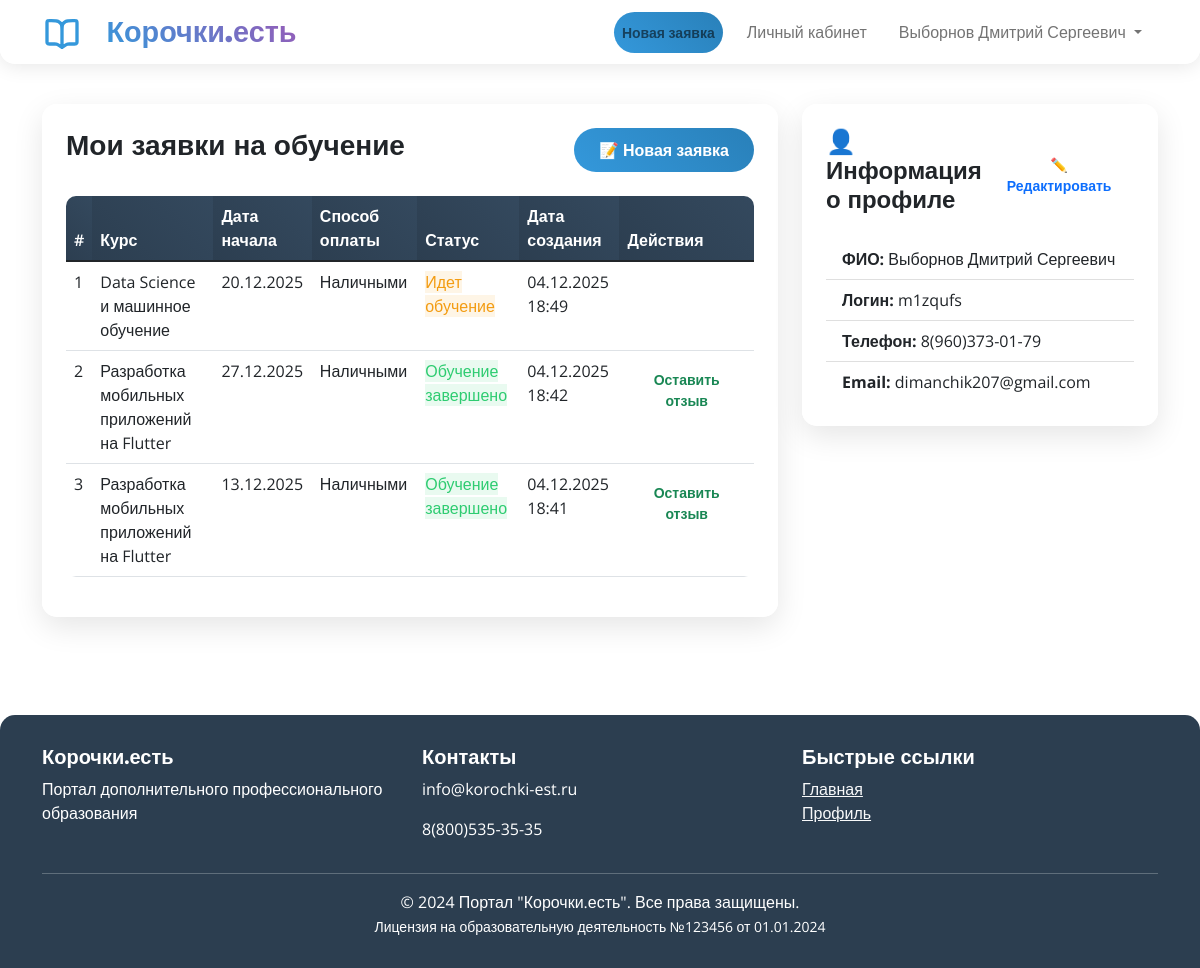
Before: /profile/ (signed in) with the older database file.
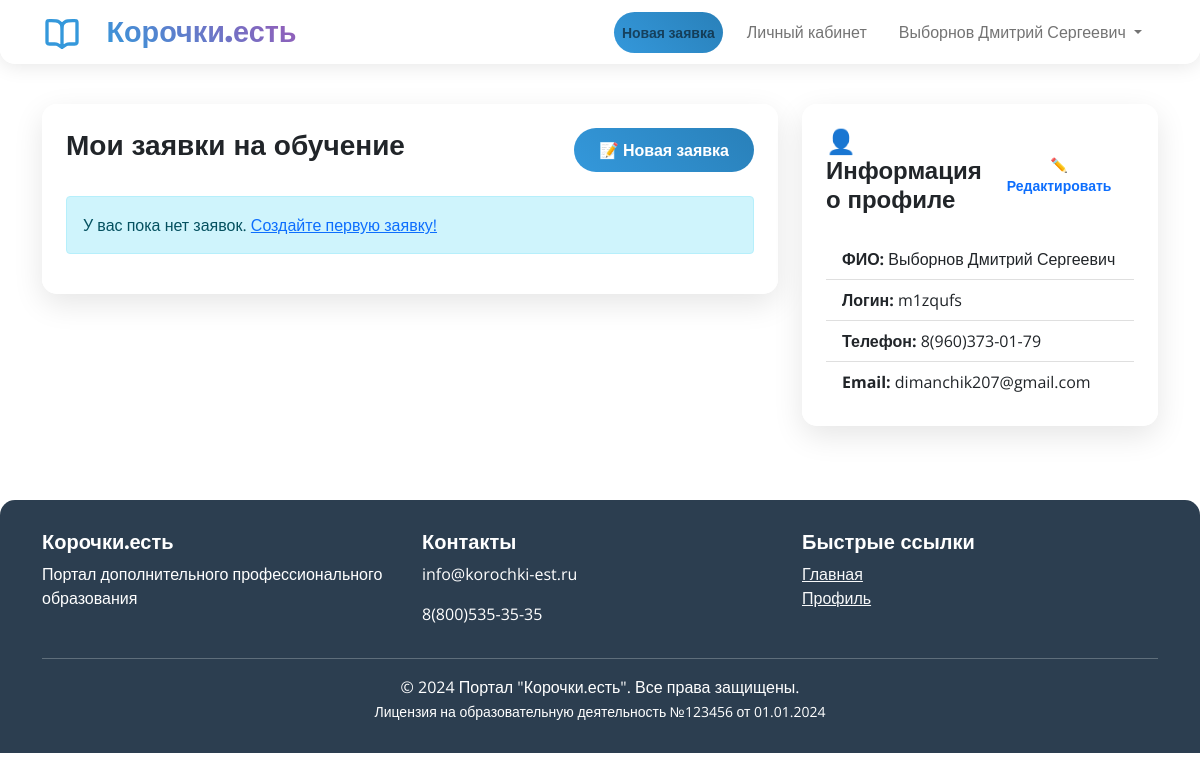
After: the same page with the newer database file.
### portal/models.py (models this page shows, shortened)
class CustomUser(AbstractUser):
    username_validator = RegexValidator(
        regex=r'^[a-zA-Z][a-zA-Z0-9_]{5,}$',
        message='Логин должен начинаться с буквы и содержать только латинские буквы, цифры и _, минимум 6 символа',
    )
    phone_validator = RegexValidator(
        regex=r'^[\d\s\-\+\(\)]{10,15}$',
        message='Введите номер телефона (10-15 цифр)'
    )
    full_name_validator = RegexValidator(
        regex=r'^[A-Za-zА-Яа-яЁё\s\-\']+$',
        message='ФИО должно содержать только буквы, пробелы, дефисы и апострофы'
    )
    username = models.CharField(
        max_length=150,
        unique=True,
        validators=[username_validator, MinLengthValidator(3)],
        error_messages={
            'unique': 'Пользователь с таким логином уже существует.',
        },
        help_text='Минимум 6 символов'
    )
    full_name = models.CharField(
        max_length=200,
        verbose_name='ФИО',
        validators=[full_name_validator],
        help_text='Иванов Иван Иванович'
    )
    phone = models.CharField(
        max_length=20,
        verbose_name='Телефон',
        validators=[phone_validator]
    )
    email = models.EmailField(
        unique=True,
        verbose_name='Email',
        help_text='pochta@mail.ru'
    )
    class Meta:
        verbose_name = 'Пользователь'
        verbose_name_plural = 'Пользователи'

class Application(models.Model):
    class Status(models.TextChoices):
        NEW = 'new', 'Новая'
        IN_PROGRESS = 'in_progress', 'Идет обучение'
        COMPLETED = 'completed', 'Обучение завершено'
    class PaymentMethod(models.TextChoices):
        CASH = 'cash', 'Наличными'
        PHONE = 'phone', 'Перевод по номеру телефона'
    user = models.ForeignKey(
        CustomUser,
        on_delete=models.CASCADE,
        verbose_name='Пользователь',
        related_name='applications'
    )
    course = models.ForeignKey(
        Course,
        on_delete=models.CASCADE,
        verbose_name='Курс',
        related_name='applications'
    )
    desired_start_date = models.DateField(
        verbose_name='Желаемая дата начала'
    )
    payment_method = models.CharField(
        max_length=10,
        choices=PaymentMethod.choices,
        verbose_name='Способ оплаты'
    )
    status = models.CharField(
        max_length=15,
        choices=Status.choices,
        default=Status.NEW,
        verbose_name='Статус'
    )
    created_at = models.DateTimeField(
        auto_now_add=True,
        verbose_name='Дата создания'
    )
    feedback = models.TextField(
        blank=True,
        null=True,
        verbose_name='Отзыв'
    )
    class Meta:
        verbose_name = 'Заявка'
        verbose_name_plural = 'Заявки'
        ordering = ['-created_at']

class Course(models.Model):
    title = models.CharField(
        max_length=200,
        verbose_name='Название курса'
    )
    description = models.TextField(
        blank=True,
        verbose_name='Описание'
    )
    is_active = models.BooleanField(
        default=True,
        verbose_name='Активный курс'
    )
    class Meta:
        verbose_name = 'Курс'
        verbose_name_plural = 'Курсы'

### portal/views.py (the view, shortened to what this page needs)
# urls.py: path('profile/', views.profile_view, name='profile'),
@login_required
def profile_view(request):
    user_applications = Application.objects.filter(user=request.user)
    return render(request, 'portal/profile.html', {
        'applications': user_applications,
        'feedback_form': FeedbackForm()
    })

### templates/portal/profile.html (shortened to what this page needs)
{% extends 'portal/base.html' %}
{% block content %}
<div class="row">
    <div class="col-md-8">
        <div class="card p-4 mb-4">
            <div class="d-flex justify-content-between align-items-center mb-4">
                <h3>Мои заявки на обучение</h3>
                <a href="{% url 'create_application' %}" class="btn btn-primary">
                    📝 Новая заявка
                </a>
            </div>
            {% if applications %}
                <div class="table-responsive">
                    <table class="table table-hover">
                        <thead>
                            <tr>
                                <th>#</th>
                                <th>Курс</th>
                                <th>Дата начала</th>
                                <th>Способ оплаты</th>
                                <th>Статус</th>
                                <th>Дата создания</th>
                                <th>Действия</th>
                            </tr>
                        </thead>
                        <tbody>
                            {% for app in applications %}
                            <tr>
                                <td>{{ forloop.counter }}</td>
                                <td>{{ app.course.title }}</td>
                                <td>{{ app.desired_start_date|date:"d.m.Y" }}</td>
                                <td>{{ app.get_payment_method_display }}</td>
                                <td>
                                    <span class="status-{{ app.status }}">
                                        {{ app.get_status_display }}
                                    </span>
                                </td>
                                <td>{{ app.created_at|date:"d.m.Y H:i" }}</td>
                                <td>
                                    {% if app.status == 'completed' and not app.feedback %}
                                        <button type="button" class="btn btn-sm btn-outline-success"
                                                data-bs-toggle="modal"
                                                data-bs-target="#feedbackModal{{ app.id }}">
                                            Оставить отзыв
                                        </button>
                                    {% elif app.feedback %}
                                        <span class="badge bg-success">Отзыв оставлен</span>
                                    {% endif %}
                                </td>
                            </tr>
                            {% endfor %}
                        </tbody>
                    </table>
                </div>
            {% else %}
                <div class="alert alert-info">
                    У вас пока нет заявок. <a href="{% url 'create_application' %}">Создайте первую заявку!</a>
                </div>
            {% endif %}
        </div>
    </div>
    <div class="col-md-4">
        <div class="card p-4">
            <div class="d-flex justify-content-between align-items-center mb-3">
            <h4>👤 Информация о профиле</h4>
            <a href="{% url 'edit_profile' %}" class="btn btn-sm btn-outline-primary">
                ✏️ Редактировать
            </a>
        </div>
            <ul class="list-group list-group-flush">
                <li class="list-group-item">
                    <strong>ФИО:</strong> {{ user.full_name }}
                </li>
                <li class="list-group-item">
                    <strong>Логин:</strong> {{ user.username }}
                </li>
                <li class="list-group-item">
                    <strong>Телефон:</strong> {{ user.phone }}
                </li>
                <li class="list-group-item">
                    <strong>Email:</strong> {{ user.email }}
                </li>
            </ul>
        </div>
    </div>
</div>
{% endblock %}

### templates/portal/base.html (shortened to what this page needs)
<!DOCTYPE html>
{% load static %}
<html lang="ru">
<head>
    <link rel="stylesheet" href="{% static 'css/style.css' %}">
</head>
<body>
    <nav class="navbar navbar-expand-lg navbar-light sticky-top">
        <div class="container">
            <div class="logo__inner">
                <a class="navbar-brand" href="{% url 'home' %}">
                <img src="{% static 'images/logo.svg' %}" class="logo"></img>
                </a>
                <a class="navbar-brand" href="{% url 'home' %}">
                Корочки<span style="color: #3498db;">.</span>есть
                </a>
            </div>
            <div class="collapse navbar-collapse" id="navbarNav">
                <ul class="navbar-nav ms-auto align-items-center">
                    {% if user.is_authenticated %}
                        {% if user.is_superuser %}
                            <li class="nav-item mx-2">
                                <a class="nav-link btn btn-warning btn-sm" href="{% url 'admin_dashboard' %}">
                                    Панель администратора
                                </a>
                            </li>
                            <li class="nav-item mx-2">
                                <a class="nav-link" href="/admin/" target="_blank">
                                    Админка Django
                                </a>
                            </li>
                        {% else %}
                            <li class="nav-item mx-2">
                                <a class="nav-link btn btn-primary btn-sm" href="{% url 'create_application' %}">
                                    Новая заявка
                                </a>
                            </li>
                            <li class="nav-item mx-2">
                                <a class="nav-link" href="{% url 'profile' %}">
                                    Личный кабинет
                                </a>
                            </li>
                        {% endif %}
                        <li class="nav-item dropdown mx-2">
                            <a class="nav-link dropdown-toggle" href="#" id="userDropdown" role="button" data-bs-toggle="dropdown">
                                {{ user.full_name|default:user.username }}
                            </a>
                        </li>
                    {% endif %}
                </ul>
            </div>
        </div>
    </nav>
    <main class="container py-4">
        {% block content %}
        {% endblock %}
    </main>
    <footer>
        <div class="container">
            <div class="row">
                <div class="col-md-4">
                    <h5>Корочки.есть</h5>
                    <p>Портал дополнительного профессионального образования</p>
                </div>
                <div class="col-md-4">
                    <h5>Контакты</h5>
                    <p>info@korochki-est.ru</p>
                    <p>8(800)535-35-35</p>
                </div>
                <div class="col-md-4">
                    <h5>Быстрые ссылки</h5>
                    <ul class="list-unstyled">
                        <li><a href="{% url 'home' %}" class="text-light">Главная</a></li>
                        {% if user.is_authenticated %}
                            <li><a href="{% url 'profile' %}" class="text-light">Профиль</a></li>
                        {% else %}
                            <li><a href="{% url 'login' %}" class="text-light"> Войти</a></li>
                            <li><a href="{% url 'register' %}" class="text-light">Регистрация</a></li>
                        {% endif %}
                    </ul>
                </div>
            </div>
            <hr class="bg-light">
            <div class="text-center">
                <p class="mb-0">© 2024 Портал "Корочки.есть". Все права защищены.</p>
                <small>Лицензия на образовательную деятельность №123456 от 01.01.2024</small>
            </div>
        </div>
    </footer>
</body>
</html>

Changed rows visible on the page:
removed Application: course "Data Science и машинное обучение", desired_start_date "20.12.2025", payment_method "Наличными", status "Идет обучение", created_at "04.12.2025 18:49"
removed Application: course "Разработка мобильных приложений на Flutter", desired_start_date "27.12.2025", payment_method "Наличными", status "Обучение завершено", created_at "04.12.2025 18:42"
removed Application: course "Разработка мобильных приложений на Flutter", desired_start_date "13.12.2025", payment_method "Наличными", status "Обучение завершено", created_at "04.12.2025 18:41"
Other visible differences:
text no longer shown: "# Курс Дата начала Способ оплаты Статус Дата создания Действия"
text now shown: "У вас пока нет заявок. Создайте первую заявку!"
